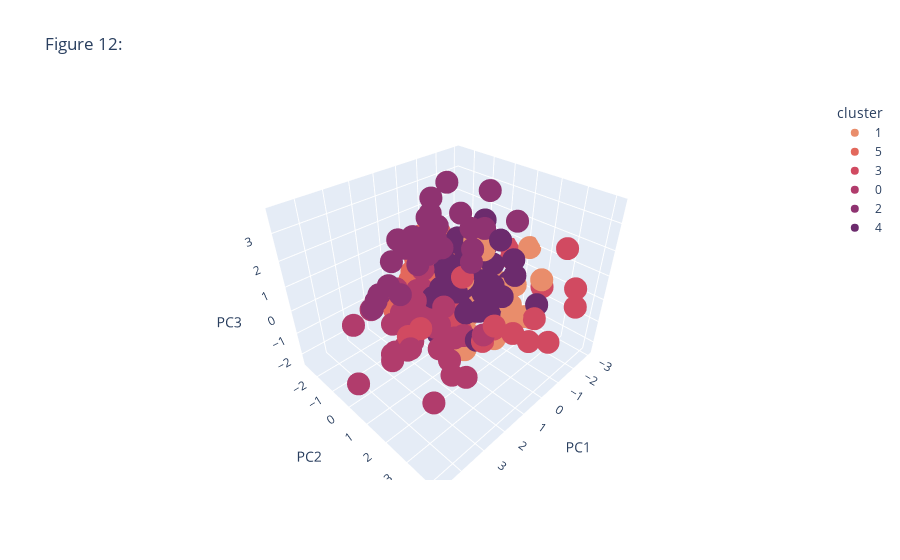

Notebook code cell kept with this figure:
### Code cell
import plotly.express as px

fig = px.scatter_3d(X_pca, x='PC1', y='PC2', z='PC3',
              color='cluster', title="Figure 12:", color_discrete_sequence=palette)
fig.show()
